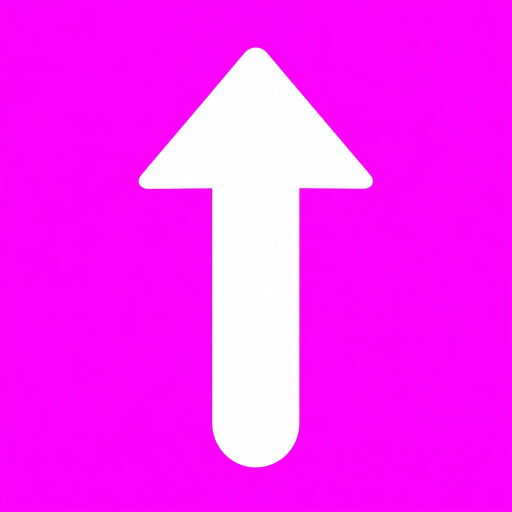
#> input picture tools/icon-src/s.webp, 1024 x 1024 px (shown at 1/2 size)
$ python build_icons.py
#> lines starting #> are read from the running program, lines starting #| are printed output that depends on the picture
"""길안내 아이콘 만들기: 사용자가 AI(Seedream)로 그린 그림(tools/icon-src/*)을 분홍(마젠타) 배경 없이 SVG 로 딴다.

- 배경 빼기(누끼): 마젠타(255,0,255) 섞인 정도를 min(R,B) - G 로 잰다. 흰색·회색·파랑·빨강·주황 모두 이 값이 0 이하라
  배경과 섞인 가장자리도 정확히 투명도로 바뀐다. 이미 누끼를 딴 그림(알파 있음)도 남은 분홍 테두리를 같은 식으로 지운다.
- 색 나누기: 남은 화소를 아이콘마다 정해 둔 색(도로 회색·흰색·방패 파랑/빨강 …) 중 가장 가까운 색으로 나눈다.
- 따기: 색마다 경계선을 마칭 스퀘어(0.5 등고선)로 따서 RDP 로 줄이고, 꺾인 곳(화살촉 끝)은 그대로, 나머지는 곡선으로 잇는다.
- SVG 의 칠 색은 아래 팔레트에서만 나온다. 분홍에 가까운 색이 하나라도 있으면 멈춘다(분홍이 남지 않게).

출력: icons.js (window.TNC_ICONS = { 키: '<svg …>' }) — app.js 의 TURN_ICONS 를 덮어쓴다.
쓰는 법: py -X utf8 tools/build_icons.py
"""
import json
import math
import os
import sys

import numpy as np
from PIL import Image

ROOT = os.path.dirname(os.path.dirname(os.path.abspath(__file__)))
SRC = os.path.join(ROOT, 'tools', 'icon-src')
OUT = os.path.join(ROOT, 'icons.js')

# 키 → (파일, 종류). 종류: arrow(흰 화살표 한 색 → currentColor), ramp(나가기/들어가기), toll, pin
ICONS = {
    's': ('s.webp', 'arrow'), 'l': ('l.webp', 'arrow'), 'r': ('r.webp', 'arrow'), 'u': ('u.webp', 'arrow'),
    'sl': ('sl.png', 'arrow'), 'sr': ('sr.webp', 'arrow'), 'rb': ('rb.webp', 'arrow'),
    'kl': ('kl.webp', 'arrow'), 'kr': ('kr.webp', 'arrow'),
    'outr': ('outr.webp', 'ramp'), 'outl': ('outl.webp', 'ramp'), 'inr': ('inr.webp', 'ramp'), 'inl': ('inl.webp', 'ramp'),
    'toll': ('toll.webp', 'toll'), 'goal': ('goal.webp', 'pin'), 'via': ('via.webp', 'pin'),
}
# 앱이 찾는 class (테스트·CSS 와 맞춘다)
CLASSES = {
    'kl': 'keep kl', 'kr': 'keep kr', 'outr': 'ramp out', 'outl': 'ramp out', 'inr': 'ramp in', 'inl': 'ramp in',
    'toll': 'toll', 'goal': 'pin goal', 'via': 'pin via',
}
PAL = {
    'ramp': {'dark': (49, 59, 66), 'white': (245, 247, 248), 'blue': (13, 82, 162), 'red': (228, 33, 33)},
    'toll': {'dark': (44, 52, 62), 'white': (247, 251, 252), 'blue': (2, 104, 233), 'gray': (160, 173, 184)},
}


def load(path):
#> called with path = 'tools/icon-src/s.webp'
    a = np.asarray(Image.open(path).convert('RGBA')).astype(np.float64)
    R, G, B, A = a[..., 0], a[..., 1], a[..., 2], a[..., 3] / 255.0
#> A: shape (1024, 1024) float64; every value is 1
    s = np.clip((np.minimum(R, B) - G) / 255.0, 0, 1)
    s = np.clip((s - 0.05) / 0.9, 0, 1)            # 마젠타 섞인 정도 (배경 = 1)
    alpha = A * (1 - s)
    # 섞인 배경을 빼서 원래 앞쪽 색을 되살린다 (색 나누기용)
    k = np.clip(1 - s, 0.15, 1)[..., None]
    M = np.array([255.0, 0, 255.0])
    fg = np.clip((a[..., :3] - s[..., None] * M) / k, 0, 255)
    return alpha, fg


# [9 lines left out: function box_blur, not called in this run]


def soften(f):
    return box_blur(box_blur(f, 1), 1)


# [163 lines left out: functions contours, rdp, simplify_closed, area, path_d, trace and 2 more, not called in this run]


def make_tf(ox, oy, side, size=48.0):
    k = size / side
    return lambda p: ((p[0] - ox) * k, (p[1] - oy) * k)


# [211 lines left out: functions classify, build_arrow, largest_blob, region_box, build_layers, shade and 3 more, not called in this run]


def main():
    loaded = {k: load(os.path.join(SRC, f)) for k, (f, kind) in ICONS.items()}
#> call 2 of load, with path = 'tools/icon-src/l.webp'
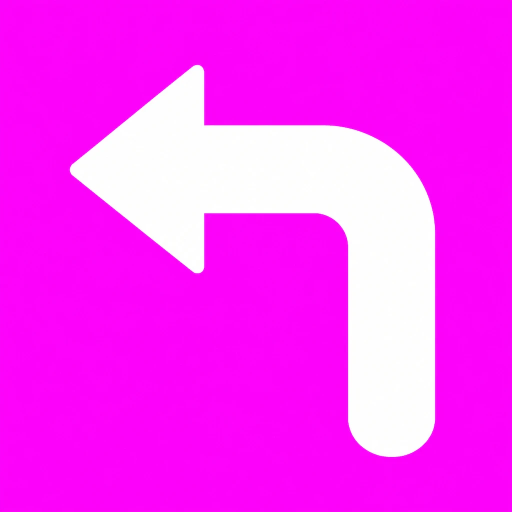
#> input picture tools/icon-src/l.webp, 1024 x 1024 px (shown at 1/2 size)
#> call 3 of load, with path = 'tools/icon-src/r.webp'
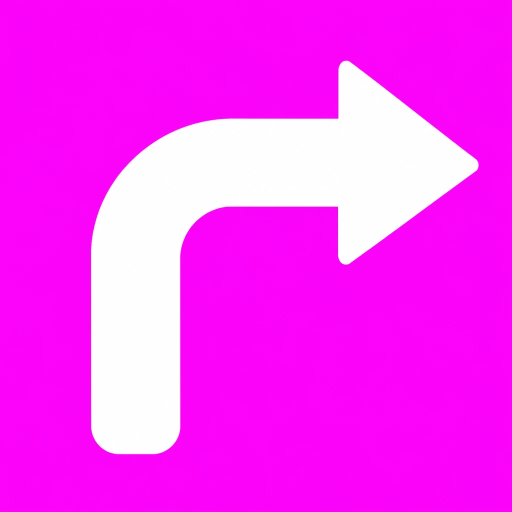
#> input picture tools/icon-src/r.webp, 1024 x 1024 px (shown at 1/2 size)
#> call 4 of load, with path = 'tools/icon-src/u.webp'
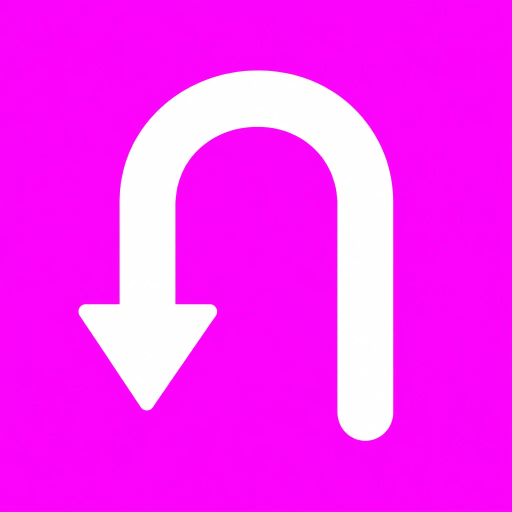
#> input picture tools/icon-src/u.webp, 1024 x 1024 px (shown at 1/2 size)
#> in load (call 4), `k = np.clip(1 - s, 0.15, 1)[..., None]`:
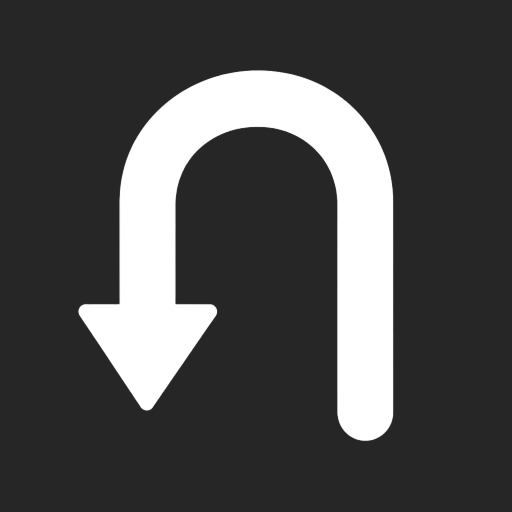
#> k: shape (1024, 1024, 1) float64 (shown at 1/2 size); min 0.15, max 1, mean 0.299
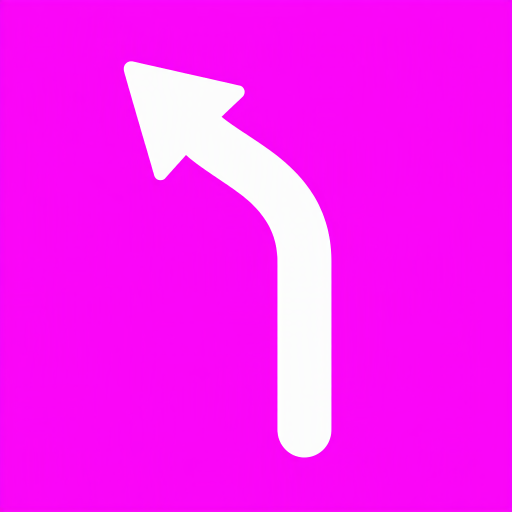
#> input picture tools/icon-src/sl.png, 1024 x 1024 px (shown at 1/2 size)
#> in load (call 5), `R, G, B, A = a[..., 0], a[..., 1], a[..., 2], a[..., 3] / 255.0`:
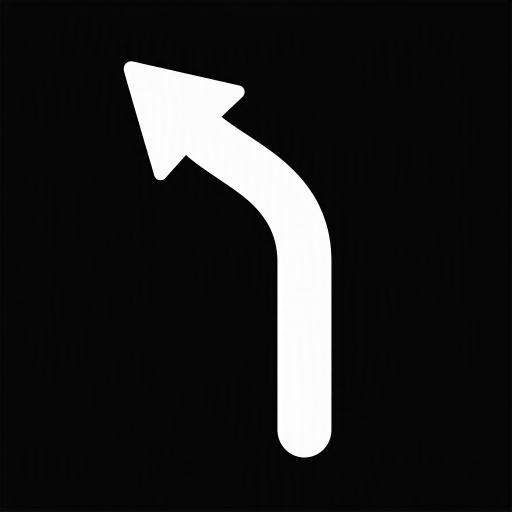
#> G: shape (1024, 1024) float64 (shown at 1/2 size); min 0, max 255, mean 31.1
#> in load (call 5), `s = np.clip((np.minimum(R, B) - G) / 255.0, 0, 1)`:
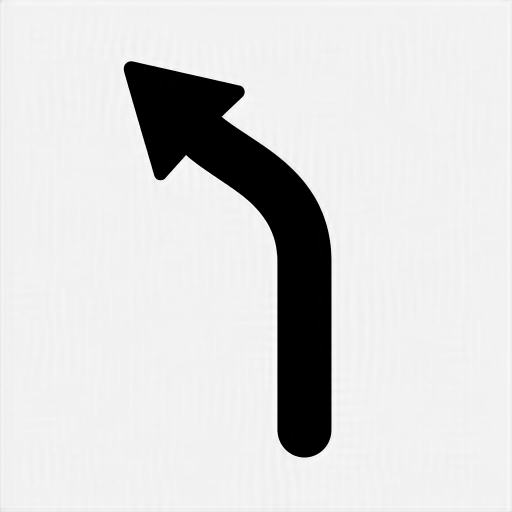
#> s: shape (1024, 1024) float64 (shown at 1/2 size); min 0, max 0.988, mean 0.85
    # 화살표는 모두 같은 틀(크기 비율)로: 굵기가 아이콘마다 달라지지 않게 전체를 덮는 정사각형 하나를 쓴다
    arrows = [k for k, (f, kind) in ICONS.items() if kind == 'arrow']
    union = np.zeros_like(loaded[arrows[0]][0], dtype=bool)
    for k in arrows:
        union |= loaded[k][0] > 0.5
    afrm = frame(union, 0.03)
    out = {}
    for k, (f, kind) in ICONS.items():
        alpha, fg = loaded[k]
        if kind == 'arrow':
            out[k] = build_arrow(k, alpha, afrm)
        elif kind == 'pin':
            out[k] = build_pin(k, alpha, fg)
        elif kind == 'ramp':
            out[k] = ramp_svg(k)   # 딴 그림 대신 같은 모양새로 다시 그린 것 (합류·진출이 잘 보이게)
        else:
            out[k] = build_layers(k, kind, alpha, fg)
        print('%-5s %6d bytes' % (k, len(out[k])))
    for k in ('rb_l', 'rb_s', 'rb_r', 'rb_u'):
        out[k] = rb_svg(k)   # 회전교차로 나가는 방향별 (그려 넣은 것)
        print('%-5s %6d bytes' % (k, len(out[k])))
    js = ('// 자동 생성 파일: tools/build_icons.py (사용자가 AI 로 그린 길안내 아이콘을 분홍 배경 없이 SVG 로 딴 것). 직접 고치지 말 것\n'
          'window.TNC_ICONS = ' + json.dumps(out, ensure_ascii=False, indent=0) + ';\n')
    with open(OUT, 'w', encoding='utf-8', newline='\n') as fh:
        fh.write(js)
    print('icons.js', len(js), 'bytes')


if __name__ == '__main__':
#> (the run stopped early here; a loop or call above may not have finished)
